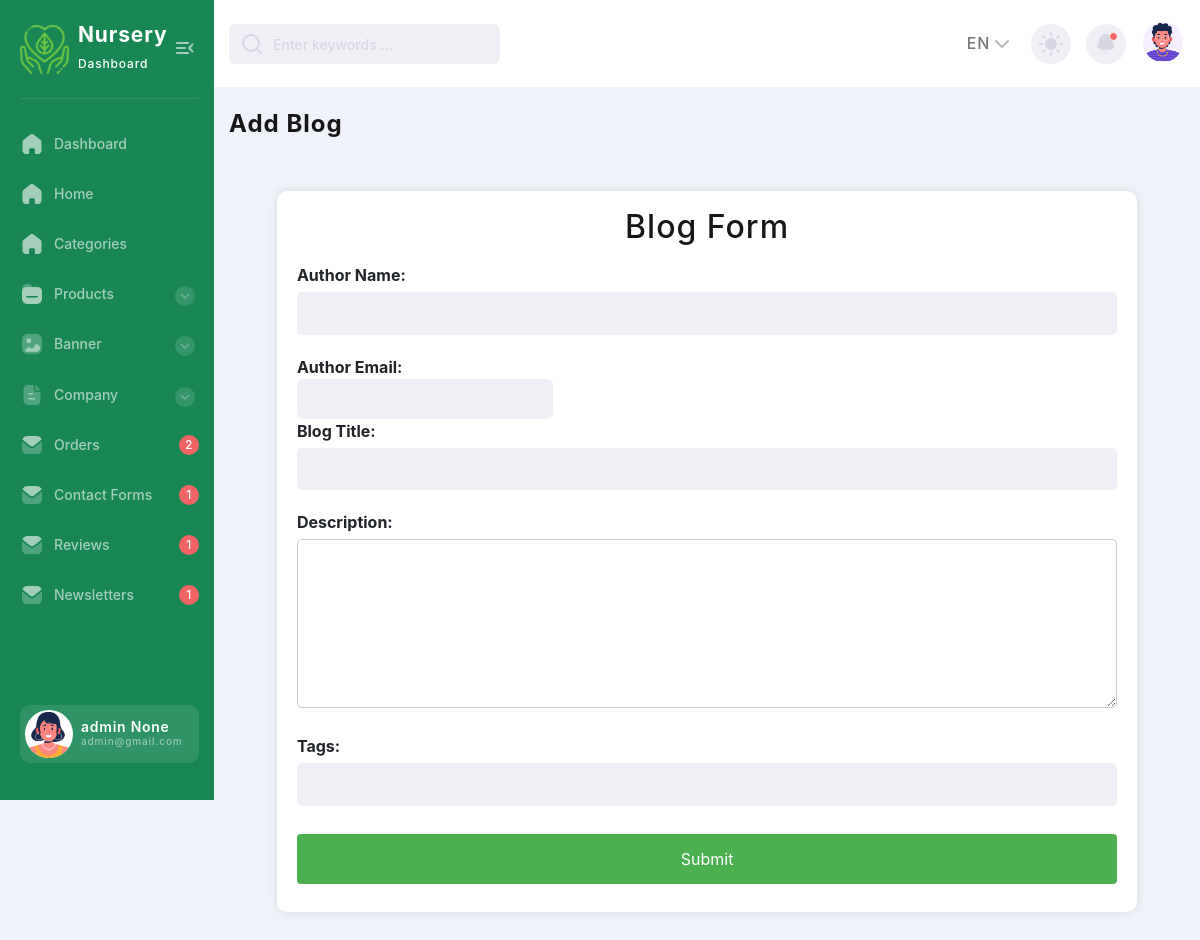
Screenshot of /add-blog/ (signed in) with the database file from the repository.
### backend/models.py (models this page shows, shortened)
class Company(models.Model):
    class Meta:
        db_table = "company"
        verbose_name = 'Company'
        verbose_name_plural = 'Companies'
    name = models.CharField(max_length=255)
    description = models.TextField(null=True,blank=True)
    email = models.CharField(max_length = 255)
    phone_number = models.CharField(max_length = 14)
    logo = models.ImageField(upload_to='logo/',null=True,blank=True)
    favicon = models.ImageField(upload_to='favicon/',null=True,blank=True)
    address = models.CharField(max_length = 255,null=True,blank=True)
    currency_symbol = models.TextField(blank=True,default="₹")

class Users(AbstractUser):
    username = None  # Remove the username field
    email = models.EmailField(unique=True)
    first_name = models.CharField(max_length=30)
    last_name = models.CharField(max_length=30,null=True,blank=True)
    date_of_birth = models.DateField(null=True, blank=True)
    USERNAME_FIELD = 'email'
    REQUIRED_FIELDS = ['first_name']  # Add any other required fields
    objects = CustomUserManager()

### backend/views.py (the view, shortened to what this page needs)
# urls.py: path("add-blog/",bViews.AddBlog,name="add-blog"),
def AddBlog(request):
    if is_admin(request):
        return render(request,"add/blog.html")
    return redirect('404')

### backend/views.py (called while the page is built)
def is_admin(request):
    if request.user.is_superuser:
        return True
    return False

def is_method_post(request):
    if request.method == "POST":
        return True
    return False

### backend/templates/add/blog.html (shortened to what this page needs)
{% extends "masters/admin_master.html" %}
{% block page-name %}
  Add Blog
{% endblock page-name %}
{% block body %}
<div class="add-product-section-43264">
<div class="container">
<h2>Blog Form</h2>
<form action="{%url 'add-blog'%}" method="post" enctype="multipart/form-data">
    <label for="name">Author Name:</label><br>
    <input type="text" id="name" name="name" required><br>
    <label for="email">Author Email:</label><br>
    <input type="email" id="email" name="email" required><br>
    <label for="name">Blog Title:</label><br>
    <input type="text" id="title" name="title" required><br>
    <label for="description">Description:</label><br>
    <textarea id="description" name="description" rows="8"></textarea><br>
    <label for="tags">Tags:</label><br>
    <input type="text" id="tags" name="tags"><br>
    <input type="submit" value="Submit">
</form>
</div>
</div>
{% endblock body %}

### backend/templates/masters/admin_master.html (shortened to what this page needs)
<!DOCTYPE html>
<html lang="en">
<head>
    {% load static %}
    <link href="https://cdn.jsdelivr.net/npm/bootstrap@5.3.3/dist/css/bootstrap.min.css" rel="stylesheet">
  <link rel="stylesheet" href="{% static 'css/backend_style.min.css' %}">
</head>
<body>
    <div class="page-flex">
<aside class="sidebar">
    <div class="sidebar-start">
        <div class="sidebar-head">
            <a href="{%url 'dashboard'%}" class="logo-wrapper" title="Home">
                <div class="logo" style="background: none;">
                    <img src="/media/{{company.logo}}" alt="">
                </div>
                <div class="logo-text">
                    <span class="logo-title">{% if company.name %}
                      {{company.name}}
                      {%else%}
                      Nursery
                    {% endif %}</span>
                    <span class="logo-subtitle">Dashboard</span>
                </div>
            </a>
            <button class="sidebar-toggle transparent-btn" title="Menu" type="button">
                <span class="icon menu-toggle" aria-hidden="true"></span>
            </button>
        </div>
        <div class="sidebar-body">
            <ul class="sidebar-body-menu">
                <li>
                    <a href="{%url 'dashboard'%}" data-active-url="{%url 'dashboard'%}"><span class="icon home" aria-hidden="true"></span>Dashboard</a>
                </li>
                <li>
                    <a href="/"><span class="icon home" aria-hidden="true"></span>Home</a>
                </li>
                <li>
                    <a href="{%url 'all-categories'%}" data-active-url="{%url 'all-categories'%}"><span class="icon home" aria-hidden="true"></span>Categories</a>
                </li>
                <li>
                    <a class="show-cat-btn" href="##" data-active-url="{%url 'all-products'%}" data-active-url-add="{%url 'add-product'%}">
                        <span class="icon folder" aria-hidden="true"></span>Products
                        <span class="category__btn transparent-btn" title="Open list">
                            <span class="icon arrow-down" aria-hidden="true"></span>
                        </span>
                    </a>
                    <ul class="cat-sub-menu">
                        <li>
                        </li>
                        <li>
                        </li>
                    </ul>
                </li>
                <li>
                    <a class="show-cat-btn" href="##" data-active-url="{%url 'all-banners'%}" data-active-url-add="{%url 'add-banner'%}">
                        <span class="icon image" aria-hidden="true"></span>Banner
                        <span class="category__btn transparent-btn" title="Open list">
                            <span class="icon arrow-down" aria-hidden="true"></span>
                        </span>
                    </a>
                    <ul class="cat-sub-menu">
                        <li>
                        </li>
                        <li>
                        </li>
                    </ul>
                </li>
                <li>
                    <a class="show-cat-btn" href="##" data-active-url-add="{%url 'add-company'%}" data-active-url="{%url 'edit-company'%}">
                        <span class="icon paper" aria-hidden="true"></span>Company
                        <span class="category__btn transparent-btn" title="Open list">
                            <span class="icon arrow-down" aria-hidden="true"></span>
                        </span>
                    </a>
                    <ul class="cat-sub-menu">
                        <li>
                        </li>
                        <li>
                        </li>
                    </ul>
                </li>
                <li>
                    <a href="{%url 'admin-orders'%}" data-active-url="{%url 'admin-orders'%}">
                        <span class="icon message" aria-hidden="true"></span>
                        Orders
                    </a>
                    <span class="msg-counter">{{new_orders}}</span>
                </li>
                <li>
                    <a href="{%url 'contact-forms'%}" data-active-url="{%url 'contact-forms'%}">
                        <span class="icon message" aria-hidden="true"></span>
                        Contact Forms
                    </a>
                    <span class="msg-counter">{{new_contactforms}}</span>
                </li>
                <li>
                    <a href="{%url 'all-reviews'%}" data-active-url="{%url 'all-reviews'%}">
                        <span class="icon message" aria-hidden="true"></span>
                        Reviews
                    </a>
                    <span class="msg-counter">{{new_reviews}}</span>
                </li>
                <li>
                    <a href="{%url 'newsletters'%}" data-active-url="{%url 'newsletters'%}">
                        <span class="icon message" aria-hidden="true"></span>
                        Newsletters
                    </a>
                    <span class="msg-counter">{{new_newsletters}}</span>
                </li>
            </ul>
        </div>
    </div>
    <div class="sidebar-footer">
        <a href="{%url 'dashboard'%}" class="sidebar-user">
            <span class="sidebar-user-img">
                <picture><source srcset="{% static 'images/avatar/avatar-illustrated-01.webp' %}" type="image/webp"><img src="{% static 'images/avatar/avatar-illustrated-01.webp' %}" alt="User name"></picture>
            </span>
            <div class="sidebar-user-info">
                <span class="sidebar-user__title">{{request.user.first_name}} {{request.user.last_name}}</span>
                <span class="sidebar-user__subtitle">{{request.user.email}}</span>
            </div>
        </a>
    </div>
</aside>
<div class="main-wrapper">
    <nav class="main-nav--bg">
    <div class="container main-nav">
        <div class="main-nav-start">
        <div class="search-wrapper">
            <i data-feather="search" aria-hidden="true"></i>
            <input type="text" placeholder="Enter keywords ..." required>
        </div>
        </div>
        <div class="main-nav-end">
        <div class="lang-switcher-wrapper">
            <button class="lang-switcher transparent-btn" type="button">
            EN
            <i data-feather="chevron-down" aria-hidden="true"></i>
            </button>
        </div>
        <button class="theme-switcher gray-circle-btn" type="button" title="Switch theme">
            <i class="sun-icon" data-feather="sun" aria-hidden="true"></i>
        </button>
        <div class="notification-wrapper">
            <button class="gray-circle-btn dropdown-btn" title="To messages" type="button">
            <span class="icon notification active" aria-hidden="true"></span>
            </button>
        </div>
        <div class="nav-user-wrapper">
            <button href="##" class="nav-user-btn dropdown-btn" title="My profile" type="button">
            <span class="nav-user-img">
                <picture><source srcset="{% static 'images/avatar/avatar-illustrated-02.webp' %}" type="image/webp"><img src="{% static 'images/avatar/avatar-illustrated-02.webp' %}" alt="User name"></picture>
            </span>
            </button>
        </div>
        </div>
    </div>
    </nav>
<main class="main users chart-page" id="skip-target">
    <div class="container">
        <h2 class="main-title">
            {% block page-name %}{% endblock page-name %}
        </h2>
    {% block body %}
    {% endblock body %}
    </div>
</main>
</div>
</div>
</body>
</html>

### backend/templates/add/blog.html (style rules this page uses)
.add-product-section-43264 .container { max-width: 90%; margin: 50px auto; padding: 20px; background-color: #fff; border-radius: 10px; box-shadow: 0 0 10px rgba(0, 0, 0, 0.1); }
.add-product-section-43264 h2 { text-align: center; }
.add-product-section-43264 form { margin-top: 20px; }
.add-product-section-43264 label { font-weight: bold; }
.add-product-section-43264 input[type="text"], .add-product-section-43264 input[type="number"], select, .add-product-section-43264 textarea { width: 100%; padding: 10px; margin-top: 5px; margin-bottom: 20px; border: 1px solid #ccc; border-radius: 5px; box-sizing: border-box; }
.add-product-section-43264 input[type="submit"] { background-color: #4CAF50; color: white; padding: 14px 20px; margin: 8px 0; border: none; border-radius: 4px; cursor: pointer; width: 100%; }

### rows the page displays
Company: logo (picture), name "Nursery"
Users: user.first_name "admin", user.last_name "None", user.email "admin@gmail.com"

### other values shown
{{ new_orders }} "2"
{{ new_contactforms }} "1"
{{ new_reviews }} "1"
{{ new_newsletters }} "1"
